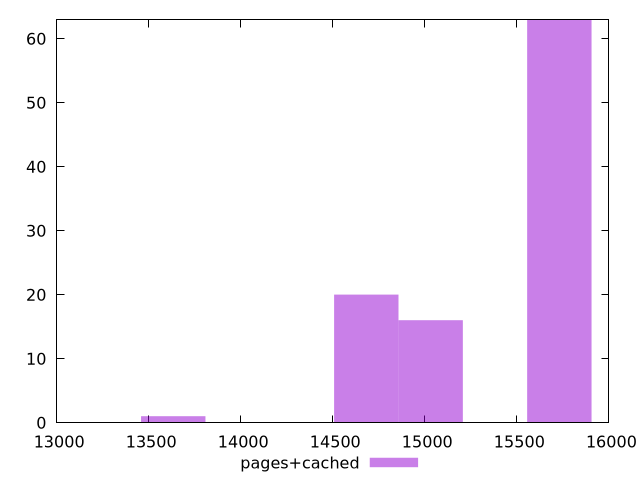

Source code (gnuplot):
$_pagesCached <<EOF
13633.462157215821 1
15031.765968212316 16
15730.917873710565 63
14682.190015463193 20
EOF
set key outside below
set terminal pngcairo
set output "report_00005_2020-11-02T22-26-11.212Z/largest-contentful-paint/pages+cached//raw_hist.png"
set yrange [0:63]
set boxwidth 349.57595274912364
set style fill transparent solid 0.5 noborder
plot $_pagesCached title "pages+cached" with boxes ,
